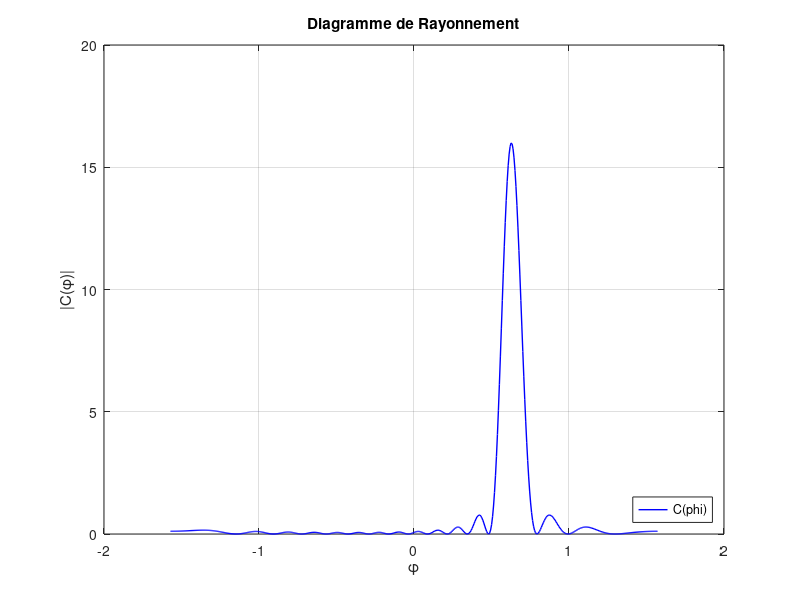

Write MATLAB code to recreate this figure. (Note: this script raises an error after producing the figure.)
%% ANTENNES INTELIGENTES TP
%   Vecteur optimale :
%
%   w(m) = w(m)/abs(w(m));
%
%% VARIABLES GLOBALES


clc
clear all; % effacement de toutes les variables de l�espace travail
close all; % fermeture de tous les fichiers (�ventuellement) ouverts
global NOMBRE_ANTENNES; % nombre total de capteurs de l�antenne
global BINARY_DATA_RATE; % d�bit de la source binaire transmise
global FACTEUR_SURECH; % facteur de sur-�chantillonnage au r�cepteur
global ROLL_OFF_FACTOR; % facteur de retomb�e des filtres en cosinus sur-�l�v�
global SAMPLING_FREQ; % fr�quence d��chantillonage du signal au r�cepteur
global BAUD_RATE; % rapidit� de modulation des donn�es transmises

%% INIT PARAMETRES

%=============================================================================
% 1- Exemple d�initialisation des ces param�tres
%=============================================================================
ROLL_OFF_FACTOR=0.3;
NOMBRE_ANTENNES=16;
FACTEUR_SURECH=2;
BANDWIDTH=200e3;
DUREE_SYMBOLE=1/BANDWIDTH;
BAUD_RATE=1/DUREE_SYMBOLE; 
SAMPLING_FREQ=FACTEUR_SURECH*BAUD_RATE;
d_sur_lambda =.5;
M = 16;

%toujours un vecteur c'est un vecteur colonne

%% ALGORITHME SIMPLE DE 
 

nombre_points = 500;    %nombre de points de la discretization
phi = linspace(-pi/2,pi/2,nombre_points); 
v = zeros(M,1);%

angle_direction = pi/5;
M_const = 1/sqrt(M);
w = ones(16,1);
for m = 1:size(v,1) 
 v(m) = M_const*exp(-1i*2*pi*d_sur_lambda*(m-1)*sin(angle_direction));
end  
 w = v./abs(v);
for i = 1:size(phi,2)
    for m = 1:size(v,1) 
     v(m) = M_const*exp(-1i*2*pi*d_sur_lambda*(m-1)*sin(phi(i)));  
    end  
    C(i) = w'*v*v'*w;
end

%plot some data
figure(); 
plot(phi,(C),'-b','LineWidth',1);
grid on
legend('C(phi)', 'Location', 'SouthEast');
xlabel('\phi');
ylabel('|C(\phi)|');    
title('Diagramme de Rayonnement');

figure();
TracePolar(phi,(C), -50);
legend('C(phi)', 'Location', 'SouthEast');
title('Diagramme de Rayonnement');

loglog(phi,abs(C),'-b','LineWidth',1);
grid on
legend('C(phi)', 'Location', 'SouthEast');
xlabel('log \phi');
ylabel('log |C(\phi)|');    
title('Diagramme de Rayonnement (log-log)');


%% GENERATION DE SIGNALES

%=============================================================================
% 2- G�n�ration des signaux sur l�ensemble des capteurs
%=============================================================================

Phis = pi/2;%20*pi/180; % dangle d�incidence du signal utile
Phi1 = -30*pi/180 % angle d�incidence du premier interf�rent
Phi2 = 60*pi/180 %  angale d�incidence du second interf�rent
RSB = 30; % rapport de puissance (en dB) entre le signal utile
% et le bruit au niveau de chaque capteur
RSI1 = 300 % rapport de puissance (en dB) entre le signal utile et l�interf�rent n?1
RSI2 = 300 % rapport de puissance (en dB) entre le signal utile et l�interf�rent n?2
[MatriceR,MatriceS,Sig,BinaireIn,PenteSCurve] = ...
    GeneSignaux(Phis,Phi1,Phi2,RSB,RSI1,RSI2);

M = 16;
y = zeros(1,size(Sig,2));
for id =1:size(Sig,2)
    y(id) = w'* Sig(:,id);
end

%diagramme de l'oeil pour l' entree
 eyediagram(Sig(1,:),FACTEUR_SURECH) ;
% %diagramme de l'oeil pour la sortie
 eyediagram(y,2*FACTEUR_SURECH) ;

 %%cacul sans optimisation pour
% w = ones(16,1)*1/M^0.5;% 
% y = zeros(1,size(Sig,2));
% for id =1:size(Sig,2)
%     y(id) = w'* Sig(:,id);
% end


% %diagramme de l'oeil pour la sortie
 eyediagram(y,FACTEUR_SURECH) ;
%% RAPPORT  PUISSANCE SIGNAl - BRUIT

%output
a = 3.0075;s
b = 3.03525;
%input
aa = 0.73625;
bb = 0.7375;
Ps_out = a*a+b*b;
Ps_in  = aa*aa+bb*bb;

G = Ps_out/Ps_in

%% DOCUMENTATION

h = get(0,'children');
for i=length(h):-1:1
  saveas(h(i), ['exo3_' num2str(length(h)+1-i)], 'png');
end






